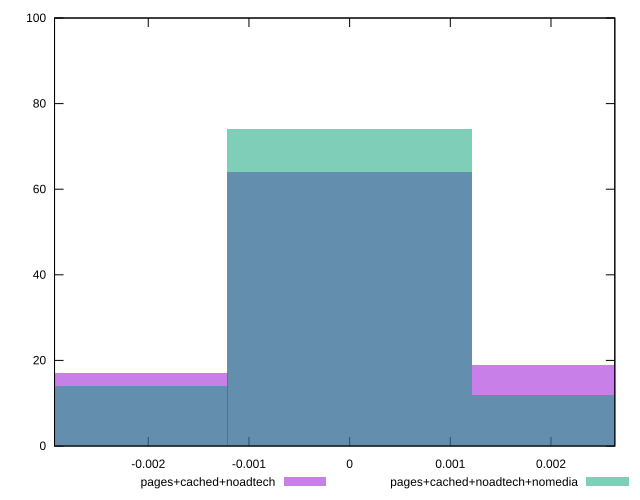

This figure's gnuplot source:
reset

$pagesCachedNoadtech <<EOF
0.00242587150097026 19
0 64
-0.00242587150097026 17
EOF

$pagesCachedNoadtechNomedia <<EOF
-0.00242587150097026 14
0.00242587150097026 12
0 74
EOF

set key outside below
set boxwidth 0.00242587150097026
set xrange [-0.002930943541479057:0.0026341180000870167]
set yrange [0:100]
set trange [0:100]
set style fill transparent solid 0.5 noborder
set terminal svg size 640, 500 enhanced background rgb 'white'
set output "report_00013_2021-02-09T12-04-24.940Z/meta/pScore-difference/comparison/histogram/2_vs_3.svg"

plot $pagesCachedNoadtech title "pages+cached+noadtech" with boxes, \
     $pagesCachedNoadtechNomedia title "pages+cached+noadtech+nomedia" with boxes

reset
